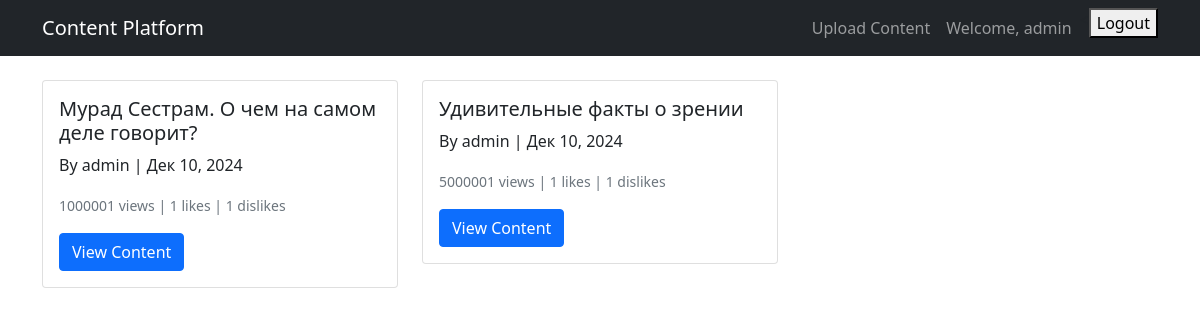
The app's page / (signed in) with its own data.
### app1/models.py (models this page shows, shortened)
class Video(models.Model):
    video_title = models.CharField(max_length=100)
    video_content = models.FileField(upload_to='content/')
    user = models.ForeignKey(User, on_delete=models.CASCADE, related_name='videos')
    like = models.ManyToManyField(User, blank=True, related_name='liked_videos')
    dislike = models.ManyToManyField(User, blank=True, related_name='disliked_videos')
    created_at = models.DateTimeField(auto_now_add=True)
    description = models.TextField(blank=True, null=True)
    views_count = models.IntegerField(default=0)
    @property
    def like_count(self):
        return self.like.count()
    @property
    def dislike_count(self):
        return self.dislike.count()

### app1/views.py (the view)
# urls.py: path('', views.home, name='home'),
def home(request):
    videos = Video.objects.all()
    return render(request, 'home.html', {'videos': videos})

### app1/templates/home.html
{% extends 'base.html' %}
{% block content %}
<div class="row">
    {% for video in videos %}
    <div class="col-md-4 mb-4">
        <div class="card">
            <div class="card-body">
                <h5 class="card-title">{{ video.video_title }}</h5>
                <p class="card-text">
                    By {{ video.user.username }} |
                    {{ video.created_at|date:"M d, Y" }}
                </p>
                <p class="card-text">
                    <small class="text-muted">
                        {{ video.views_count }} views |
                        {{ video.like_count }} likes |
                        {{ video.dislike_count }} dislikes
                    </small>
                </p>
                <a href="{% url 'video_detail' video.id %}" class="btn btn-primary">View Content</a>
            </div>
        </div>
    </div>
    {% endfor %}
</div>
{% endblock %}

### app1/templates/base.html (shortened to what this page needs)
<!DOCTYPE html>
<html>
<head>
    <link href="https://cdn.jsdelivr.net/npm/bootstrap@5.1.3/dist/css/bootstrap.min.css" rel="stylesheet">
</head>
<body>
    <nav class="navbar navbar-expand-lg navbar-dark bg-dark">
        <div class="container">
            <a class="navbar-brand" href="{% url 'home' %}">Content Platform</a>
            <div class="navbar-nav ms-auto">
                {% if user.is_authenticated %}
                    <a class="nav-link" href="{% url 'upload_video' %}">Upload Content</a>
                    <span class="nav-link">Welcome, {{ user.username }}</span>
                    <<form method="post" action="{% url 'logout' %}">
                        <button type="submit">Logout</button>
                    </form>
                {% else %}
                    <a class="nav-link" href="{% url 'login' %}">Login</a>
                    <a class="nav-link" href="{% url 'register' %}">Register</a>
                {% endif %}
            </div>
        </div>
    </nav>
    <div class="container mt-4">
        {% block content %}
        {% endblock %}
    </div>
</body>
</html>

### records on screen
Video: video_title "Мурад Сестрам. О чем на самом деле говорит?", user.username "admin", created_at "Дек 10, 2024", views_count "1000001", like_count "1", dislike_count "1"
Video: video_title "Удивительные факты о зрении", user.username "admin", created_at "Дек 10, 2024", views_count "5000001", like_count "1", dislike_count "1"

### other values on screen
{{ user.username }} "admin"
